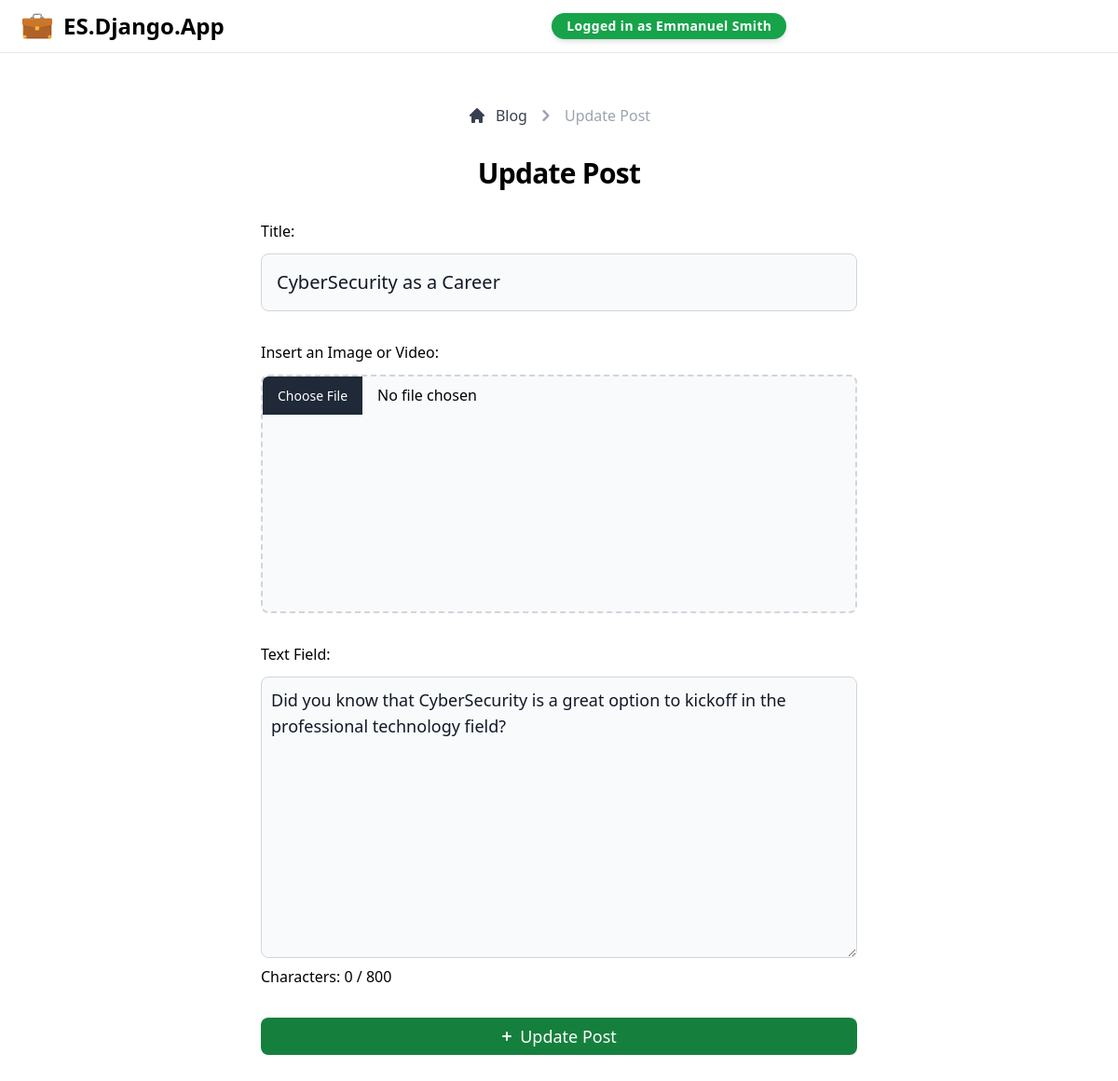
Page /update/1/ (signed in) on the committed database.
### blog/models.py (models this page shows, shortened)
class Post(models.Model):
    author = models.ForeignKey('auth.User', verbose_name='Author', on_delete=models.CASCADE, blank=False, null=False)
    media = models.FileField(verbose_name='Insert an Image or Video', upload_to=media_upload_location, blank=True, null=True)
    title = models.CharField(verbose_name='Title', max_length=150, blank=False, null=False)
    text_field = models.TextField(verbose_name='Text Field', blank=False, null=False)
    published_date = models.DateTimeField(verbose_name='Published Date', auto_now_add=True)

### blog/views.py (the view)
# urls.py: path('update/<int:pk>/', views.update_post_view, name='update_post'),
@login_required
def update_post_view(request, pk):
    if request.user.is_superuser:
        post = get_object_or_404(m.Post, id=pk)
    else:
        post = get_object_or_404(m.Post, id=pk, author=request.user)
    if request.method == 'POST':
        form = f.PostUpdateForm(request.POST, request.FILES, instance=post)
        if form.is_valid():
            form.save()
            messages.success(request, f"Your post has been updated.")
            return redirect('post_list')
        else:
            messages.error(request, f"There was an error updating the post.")
    else:
        form = f.PostUpdateForm(instance=post)
    return render(request, 'blog/create.html', {'form': form})

### blog/forms.py
class PostUpdateForm(forms.ModelForm):
    class Meta:
        model = m.Post
        fields = ['title', 'media', 'text_field']
        widgets = {
            'title': forms.TextInput(
                attrs={
                    'class': 'mt-3 mb-8 block w-full md:w-[40rem] p-4 text-gray-900 border border-gray-300 rounded-lg bg-gray-50 text-xl focus:ring-blue-500 focus:border-blue-500',
                    'placeholder': 'Enter a title...'
                }
            ),
            'media': forms.FileInput(
                attrs={
                    'class': 'mt-3 mb-8 flex flex-col items-center justify-center w-full h-64 border-2 border-gray-300 border-dashed rounded-lg cursor-pointer bg-gray-50 hover:bg-gray-100',
                    'accept': '.jpg,.png,.jpeg,.mp4,.mov'
                }
            ),
            'text_field': forms.Textarea(
                attrs={
                    'class': 'mt-3 block p-2.5 w-full text-lg text-gray-900 bg-gray-50 rounded-lg border border-gray-300 focus:ring-blue-500 focus:border-blue-500',
                    'id': 'text_field',
                    'placeholder': 'Write here...'
                }
            )
        }

### templates/blog/create.html (shortened to what this page needs)
{% extends 'index.html' %}
{% load static %}
{% block content %}
    <section id="create_post">
        <div class="grid place-items-center px-4">
            <nav class="flex my-8 pt-28 sm:pt-20" aria-label="Breadcrumb">
                <ol class="inline-flex max-sm:space-y-4 items-center max-sm:flex-col space-x-1 text-base font-medium md:space-x-2">
                    <li class="inline-flex items-center">
                        <a href="{% url 'post_list' %}" class="inline-flex items-center text-gray-700 hover:text-green-600">
                        <svg class="w-5 h-5 mr-2.5" fill="currentColor" viewBox="0 0 20 20" xmlns="http://www.w3.org/2000/svg"><path d="M10.707 2.293a1 1 0 00-1.414 0l-7 7a1 1 0 001.414 1.414L4 10.414V17a1 1 0 001 1h2a1 1 0 001-1v-2a1 1 0 011-1h2a1 1 0 011 1v2a1 1 0 001 1h2a1 1 0 001-1v-6.586l.293.293a1 1 0 001.414-1.414l-7-7z"></path></svg>
                            Blog
                        </a>
                    </li>
                    <li>
                        <div class="flex items-center">
                            <svg class="w-6 h-6 text-gray-400" fill="currentColor" viewBox="0 0 20 20" xmlns="http://www.w3.org/2000/svg"><path fill-rule="evenodd" d="M7.293 14.707a1 1 0 010-1.414L10.586 10 7.293 6.707a1 1 0 011.414-1.414l4 4a1 1 0 010 1.414l-4 4a1 1 0 01-1.414 0z" clip-rule="evenodd"></path></svg>
                                <span class="ml-1 text-gray-400 md:ml-2" aria-current="page">
                                    {% if 'create' in request.path %}
                                        Create Post
                                    {% else %}
                                        Update Post
                                    {% endif %}
                                </span>
                        </div>
                    </li>
                </ol>
            </nav>
            <h1 class="mb-8 text-3xl font-bold tracking-tight text-black-900">
                {% if 'create' in request.path %}
                    Create Post
                {% else %}
                    Update Post
                {% endif %}
            </h1>
            <form method="post" enctype="multipart/form-data">
                {% csrf_token %} {{ form.as_p }}
                <div id="character-counter" class="mt-2">
                    <span>Characters: </span>
                    <span id="typed-characters">0</span>
                    <span>/</span>
                    <span id="maximum-characters">800</span>
                </div>
                <button type="submit" name="save" class="my-8 w-full inline-flex items-center justify-center text-white bg-green-700 hover:bg-green-800 focus:ring-4 focus:ring-green-300 font-medium rounded-lg text-lg px-3 py-1.5 focus:outline-none">
                    <svg aria-hidden="true" class="mr-1 -ml-1 w-5 h-5" fill="currentColor" viewBox="0 0 20 20" xmlns="http://www.w3.org/2000/svg">
                        <path fill-rule="evenodd" d="M10 5a1 1 0 011 1v3h3a1 1 0 110 2h-3v3a1 1 0 11-2 0v-3H6a1 1 0 110-2h3V6a1 1 0 011-1z" clip-rule="evenodd"></path>
                    </svg>
                    {% if 'create' in request.path %}
                        Create Post
                    {% else %}
                        Update Post
                    {% endif %}
                </button>
            </form>
        </div>
    </section>
{% endblock %}

### templates/user/components/navbar.html (shortened to what this page needs)
{% load static %}
<header class="antialiased">
    <nav class="fixed z-40 w-full bg-white border-b border-gray-200 p-5 md:py-3">
        <div class="flex flex-wrap justify-between items-center">
            <div class="flex justify-start items-center max-md:mx-auto">
                <a href="{% url 'post_list' %}" class="flex ml-1 mr-4">
                    <img src="{% static 'imgs/generic/favicon.png' %}" class="mr-3 h-8" alt="Logo ES.Django.App" />
                    <span class="self-center text-2xl font-semibold whitespace-nowrap">ES.Django.App</span>
                </a>
            </div>
            {% if request.user.is_authenticated %}
                <span class="inline-flex max-md:mt-3 text-sm mx-auto rounded-full bg-green-600 px-4 py-1 font-semibold tracking-wide text-white shadow-md truncate">
                    Logged in as {{ request.user.first_name }} {{ request.user.last_name }}
                </span>
            {% endif %}
                </div>
    </nav>
</header>

### rows in the picture
Post: title "CyberSecurity as a Career", text_field "Did you know that CyberSecurity is a great option to kickoff in the professional technology field?"

### other values in the picture
{{ request.user.first_name }} "Emmanuel"
{{ request.user.last_name }} "Smith"
